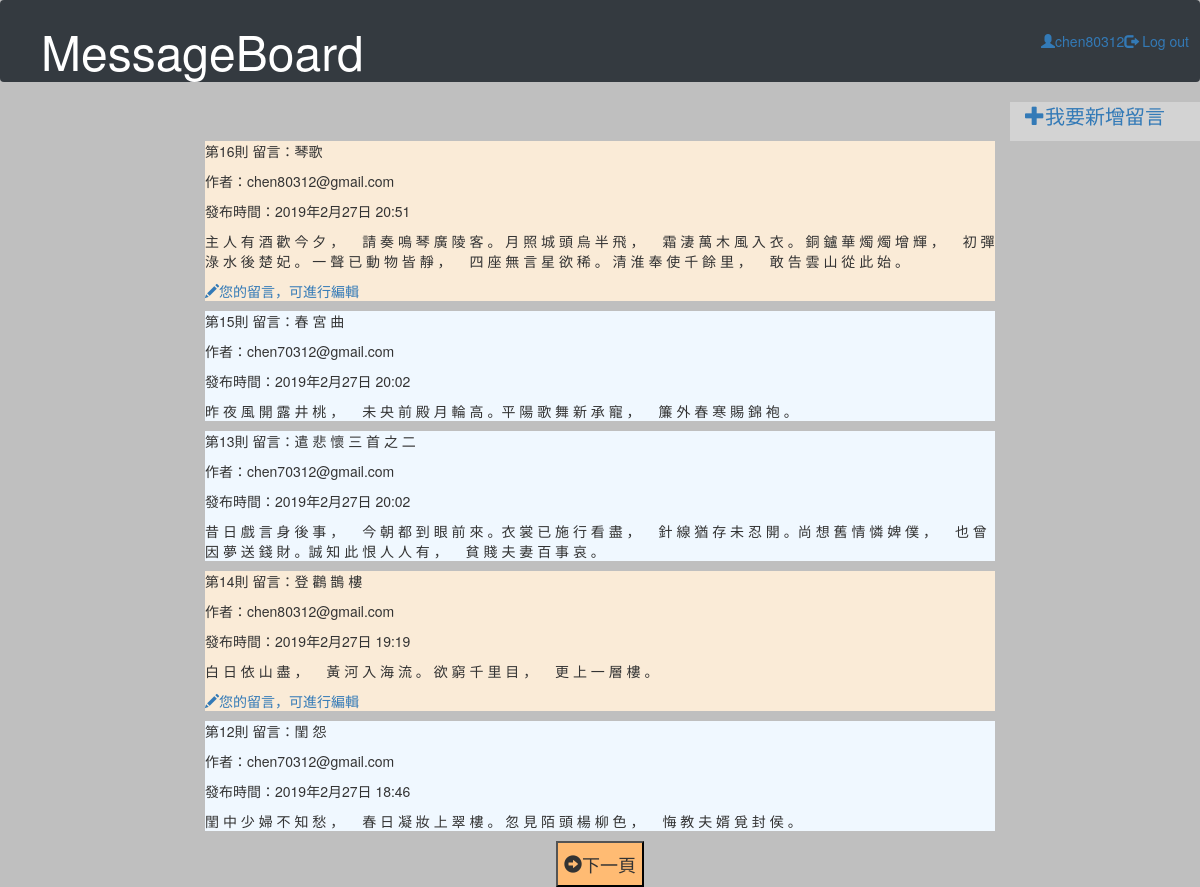
/ (signed in), run on the app's committed database.
### users/models.py (models this page shows)
class CustomUser(AbstractUser):
    def __str__(self):
        return self.email

### board/models.py (models this page shows, shortened)
class BoardMessage(models.Model):
    title = models.CharField(max_length=20,null=False,blank=False)
    content = models.TextField(null=False,blank=False)
    date = models.DateTimeField(auto_now=True)
    author = models.CharField(max_length=20,default='')

### board/views.py (the view)
# urls.py: 2. Add a URL to urlpatterns:  path('', views.home, name='home')
def home(request,pageindex=None):
    global page  # 重複開啟本網頁時需保留 page1 的值
    pagesize = 5  # 每頁顯示的資料筆數
    Posts = BoardMessage.objects.all().order_by('-date')  # 讀取資料表,依時間遞減排序
    datasize = len(Posts)  # 資料筆數
    totpage = math.ceil(datasize / pagesize)  # 總頁數
    if pageindex == None:  # 無參數
        page = 0
        Posts = BoardMessage.objects.order_by('-date')[:pagesize]
    elif pageindex == 'prev':  # 上一頁
        start = (page - 1) * pagesize  # 該頁第1筆資料
        if start >= 0:  # 有前頁資料就顯示
            Posts = BoardMessage.objects.order_by('-date')[start:(start + pagesize)]
            page -= 1
    elif pageindex == 'next':  # 下一頁
        start = (page + 1) * pagesize  # 該頁第1筆資料
        if start < datasize:  # 有下頁資料就顯示
            Posts = BoardMessage.objects.order_by('-date')[start:(start + pagesize)]
            page += 1
    currentpage = page + 1  # 將目頁前頁面以區域變數傳回html
    return render(request, "home.html", locals())

### templates/home.html (shortened to what this page needs)
{% extends 'base.html' %}
{% block content %}
<div class="row">
    <div class="col-md-10"></div>
    <div class="col-md-2" style="background-color:#D3D3D3">
        {% if user.is_authenticated %}
        <p style="font-size:15pt">
        <a href="/post"><span class="glyphicon glyphicon-plus"></span>我要新增留言</a>
        </p>
        {% endif %}
    </div>
</div>
<div class="row">
    <div class="col-md-2"></div>
    <div class="col-md-8">
        <div style="background-color:#" >
            {% for Post in Posts %}
                {% if Post.author == user.email %}
            <div class="justify-content-center" style="background-color:#FAEBD7">
                <p class="title">第{{Post.id}}則 留言：{{Post.title}}</p>
                <p >作者：{{Post.author}} </p>
                <p>發布時間：{{Post.date}}</p>
                <p>{{Post.content}}</p>
                <p >
                     <a href="/edit/{{Post.id}}/"><span class="glyphicon glyphicon-pencil "></span>您的留言，可進行編輯</a>
                </p>
            </div>
                {% else %}
            <div class="justify-content-center" style="background-color:#F0F8FF">
                <p class="title">第{{Post.id}}則 留言：{{Post.title}}</p>
                <p >作者：{{Post.author}}</p>
                <p>發布時間：{{Post.date}}</p>
                <p>{{Post.content}}</p>
            </div>
                {% endif %}
            {% endfor %}
        </div>
    </div>
    <div class="col-md-2"></div>
</div>
    <div class="row justify-content-between">
		  {% if currentpage < totpage %}
			  <button onclick="location.href='/home/next/'" style="background-color:#FFBB73"><h4><span class="glyphicon glyphicon-circle-arrow-right"></span>下一頁</h4></button>
		  {% endif %}
    </div>
{% endblock %}

### templates/base.html (shortened to what this page needs)
<!DOCTYPE html>
<html>
{% load staticfiles %}
<head>
    <link rel="stylesheet" href="https://maxcdn.bootstrapcdn.com/bootstrap/4.1.3/css/bootstrap.min.css">
    <link rel="stylesheet" href="https://cdnjs.cloudflare.com/ajax/libs/font-awesome/4.7.0/css/font-awesome.min.css">
    <link rel="stylesheet" href="https://maxcdn.bootstrapcdn.com/bootstrap/3.3.7/css/bootstrap.min.css">
</head>
<body style="background-color:#BFBFBF">
  <header>
    <nav class="navbar navbar-expand-md navbar-dark bg-dark" >
      <div class="col-md-9" >
          <h1><a class="navbar-brand mx-auto" href="/" ><font size="10">MessageBoard</font></a></h1>
      </div>
      <div class="col-md-3">
          <ul class="navbar-nav ml-auto navbar-right">
              {% if user.is_authenticated %}
              <li class="nav-item">
                  <a href="#"><span class="glyphicon glyphicon-user"></span>{{user.username}}
                  </a>
              </li>
              <li class="nav-item">
                  <a href="{% url 'logout' %}"><span class="glyphicon glyphicon-log-out"></span> Log out</a>
              </li>
              {% else %}
              <li class="nav-item">
                  <a href="{% url 'login' %}"><span class="glyphicon glyphicon-log-in"></span> Log in</a>
              </li>
              <a href="{% url 'signup' %}"><span class="glyphicon glyphicon-user"></span>signup</a>
              {% endif %}
          </ul>
      </div>
    </nav>
  </header>
  <main>
    {% block content %}{% endblock %}
  </main>
</body>
</html>

### data on the page
CustomUser: username "chen80312"
BoardMessage: id "16", title "琴歌", author "chen80312@gmail.com", date "2019年2月27日 20:51", content "主 人 有 酒 歡 今 夕 ， 請 奏 鳴 琴 廣 陵 客 。 月 照 城 頭 烏 半 飛 ， 霜 淒 萬 木 風 入 衣 。 銅 鑪 華 燭 燭 增 輝 ， 初 彈 淥 水 後 楚 妃 。 一 聲 已 動 物 皆 靜 ， 四 座 無 言 星 欲 稀 。 清 淮 奉 使 千 餘 里 ， 敢 告 雲 山 從 此 始 。"
BoardMessage: id "15", title "春 宮 曲", author "chen70312@gmail.com", date "2019年2月27日 20:02", content "昨 夜 風 開 露 井 桃 ， 未 央 前 殿 月 輪 高 。平 陽 歌 舞 新 承 寵 ， 簾 外 春 寒 賜 錦 袍 。"
BoardMessage: id "13", title "遣 悲 懷 三 首 之 二", author "chen70312@gmail.com", date "2019年2月27日 20:02", content "昔 日 戲 言 身 後 事 ， 今 朝 都 到 眼 前 來 。衣 裳 已 施 行 看 盡 ， 針 線 猶 存 未 忍 開 。尚 想 舊 情 憐 婢 僕 ， 也 曾 因 夢 送 錢 財 。誠 知 此 恨 人 人 有 ， 貧 賤 夫 妻 百 事 哀 。"
BoardMessage: id "14", title "登 鸛 鵲 樓", author "chen80312@gmail.com", date "2019年2月27日 19:19", content "白 日 依 山 盡 ， 黃 河 入 海 流 。 欲 窮 千 里 目 ， 更 上 一 層 樓 。"
BoardMessage: id "12", title "閨 怨", author "chen70312@gmail.com", date "2019年2月27日 18:46", content "閨 中 少 婦 不 知 愁 ， 春 日 凝 妝 上 翠 樓 。 忽 見 陌 頭 楊 柳 色 ， 悔 教 夫 婿 覓 封 侯 。"
